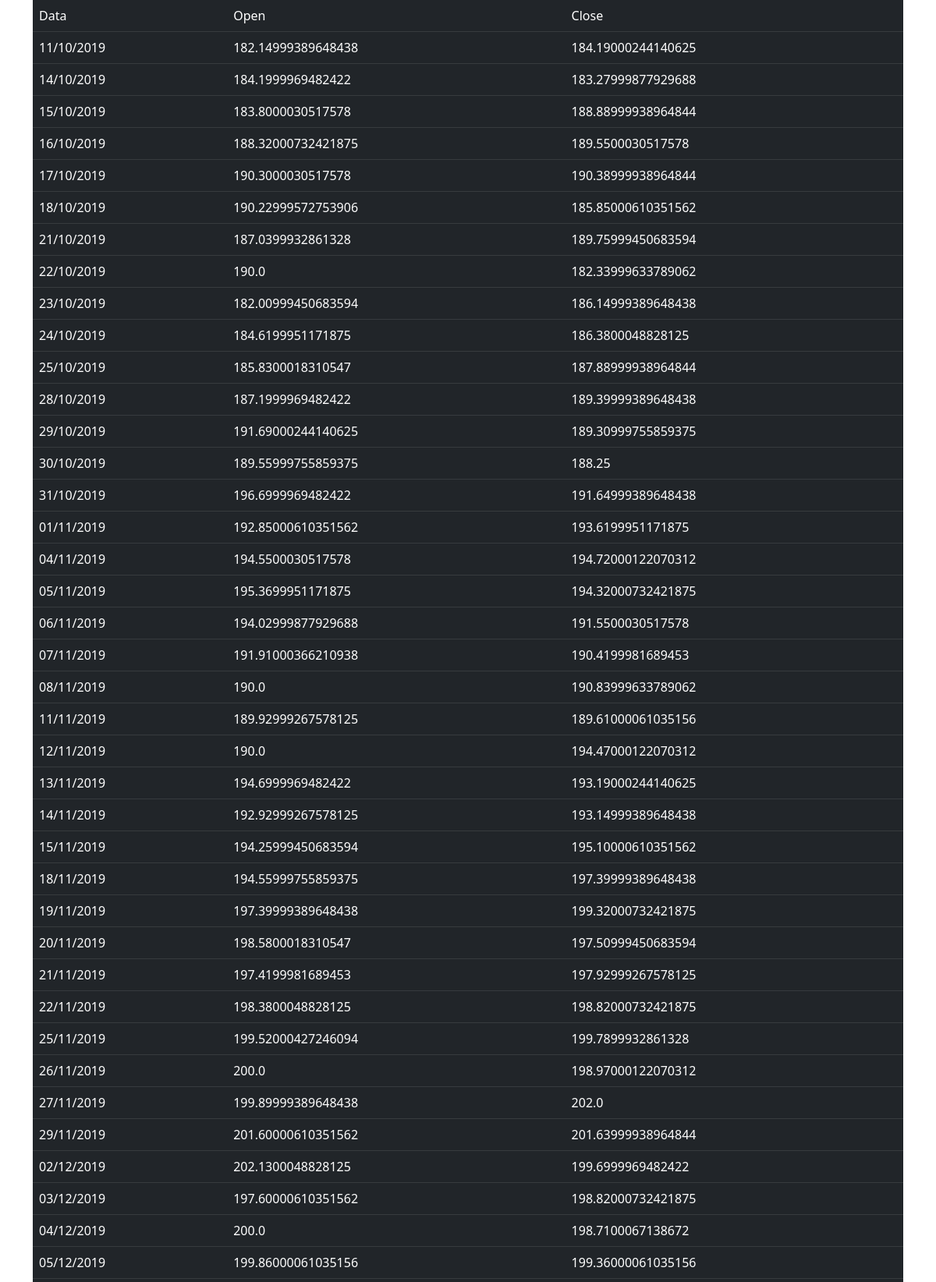
The app's page /tabela/ (upper part) with its own data.
### cryptoapp/models.py (models this page shows, shortened)
class Bitcoin(models.Model):
    date = models.DateField()
    open = models.FloatField()
    close = models.FloatField()
    ma_30 = models.FloatField(default=0, null=True)
    ma_60 = models.FloatField(default=0, null=True)
    ma_200 = models.FloatField(default=0, null=True)

### cryptoapp/views.py (the view)
# urls.py: path('tabela/',BitcoinListView.as_view())
class BitcoinListView(ListView):
    model = Bitcoin
    template_name = "tabela.html"
    def get_queryset(self):
        return Bitcoin.objects.order_by('date')

### template/Tabela.html (shortened to what this page needs)
<!DOCTYPE html>
{% load static %}
<html lang="en">
<head>
        <link href="https://cdn.jsdelivr.net/npm/bootstrap@5.0.2/dist/css/bootstrap.min.css" rel="stylesheet">
</head>
<body>
<div class="container">
<table class="table table-dark">
  <td>Data</td> <td>Open</td> <td>Close</td>
  {% for row in bitcoin_list %}
   <tr>
     <td>{{row.date | date:"d/m/Y"}}</td> <td>{{row.open}}</td> <td>{{row.close}}</td>
   </tr>
   {% endfor %}
</table>
</div>
</body>
</html>

### records on screen
Bitcoin: date "11/10/2019", open "182.14999389648438", close "184.19000244140625"
Bitcoin: date "14/10/2019", open "184.1999969482422", close "183.27999877929688"
Bitcoin: date "15/10/2019", open "183.8000030517578", close "188.88999938964844"
Bitcoin: date "16/10/2019", open "188.32000732421875", close "189.5500030517578"
Bitcoin: date "17/10/2019", open "190.3000030517578", close "190.38999938964844"
Bitcoin: date "18/10/2019", open "190.22999572753906", close "185.85000610351562"
Bitcoin: date "21/10/2019", open "187.0399932861328", close "189.75999450683594"
Bitcoin: date "22/10/2019", open "190.0", close "182.33999633789062"
Bitcoin: date "23/10/2019", open "182.00999450683594", close "186.14999389648438"
Bitcoin: date "24/10/2019", open "184.6199951171875", close "186.3800048828125"
Bitcoin: date "25/10/2019", open "185.8300018310547", close "187.88999938964844"
Bitcoin: date "28/10/2019", open "187.1999969482422", close "189.39999389648438"
Bitcoin: date "29/10/2019", open "191.69000244140625", close "189.30999755859375"
Bitcoin: date "30/10/2019", open "189.55999755859375", close "188.25"
Bitcoin: date "31/10/2019", open "196.6999969482422", close "191.64999389648438"
Bitcoin: date "01/11/2019", open "192.85000610351562", close "193.6199951171875"
Bitcoin: date "04/11/2019", open "194.5500030517578", close "194.72000122070312"
Bitcoin: date "05/11/2019", open "195.3699951171875", close "194.32000732421875"
Bitcoin: date "06/11/2019", open "194.02999877929688", close "191.5500030517578"
Bitcoin: date "07/11/2019", open "191.91000366210938", close "190.4199981689453"
Bitcoin: date "08/11/2019", open "190.0", close "190.83999633789062"
Bitcoin: date "11/11/2019", open "189.92999267578125", close "189.61000061035156"
Bitcoin: date "12/11/2019", open "190.0", close "194.47000122070312"
Bitcoin: date "13/11/2019", open "194.6999969482422", close "193.19000244140625"
Bitcoin: date "14/11/2019", open "192.92999267578125", close "193.14999389648438"
Bitcoin: date "15/11/2019", open "194.25999450683594", close "195.10000610351562"
Bitcoin: date "18/11/2019", open "194.55999755859375", close "197.39999389648438"
Bitcoin: date "19/11/2019", open "197.39999389648438", close "199.32000732421875"
Bitcoin: date "20/11/2019", open "198.5800018310547", close "197.50999450683594"
Bitcoin: date "21/11/2019", open "197.4199981689453", close "197.92999267578125"
Bitcoin: date "22/11/2019", open "198.3800048828125", close "198.82000732421875"
Bitcoin: date "25/11/2019", open "199.52000427246094", close "199.7899932861328"
Bitcoin: date "26/11/2019", open "200.0", close "198.97000122070312"
Bitcoin: date "27/11/2019", open "199.89999389648438", close "202.0"
Bitcoin: date "29/11/2019", open "201.60000610351562", close "201.63999938964844"
Bitcoin: date "02/12/2019", open "202.1300048828125", close "199.6999969482422"
Bitcoin: date "03/12/2019", open "197.60000610351562", close "198.82000732421875"
Bitcoin: date "04/12/2019", open "200.0", close "198.7100067138672"
Bitcoin: date "05/12/2019", open "199.86000061035156", close "199.36000061035156"
